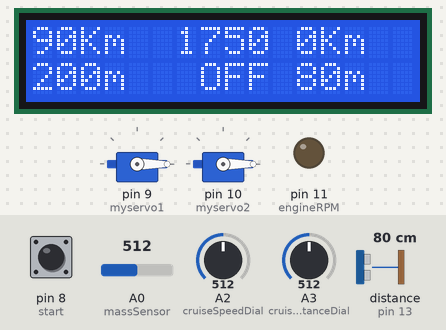
This sketch was run on a simulated Arduino Uno, built with avr-gcc and run on an emulated ATmega328P. Shown: 16×2 character LCD, 2 × servo, output pins drawn as LEDs (lit = HIGH). Wiring (inferred from the names in the program): ultrasonic range finder: trigger pin 6; echo pin 13. The test bench sets the inputs (shaded band); at power-on: pin 8 (start) LOW, distance to the obstacle (sensor on pin 13) 80 cm, A2 (cruiseSpeedDial) = 512, A0 (massSensor) = 512, A3 (cruiseDistanceDial) = 512. The echo pulse lasts 58.3 µs per cm; pins used as bus, display or sensor lines are not drawn.

Above: at 4.3 s.
4.4 s: pin 8 (start) pulled HIGH for 0.15 s
At 5.7 s:
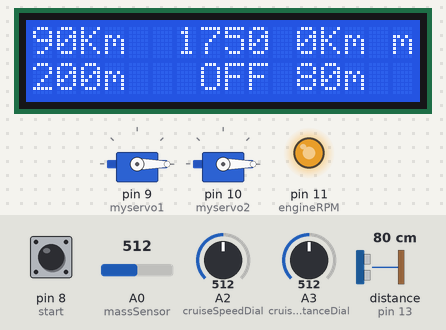
6.0 s: pin 8 (start) pulled HIGH for 1 s
At 6.15 s:
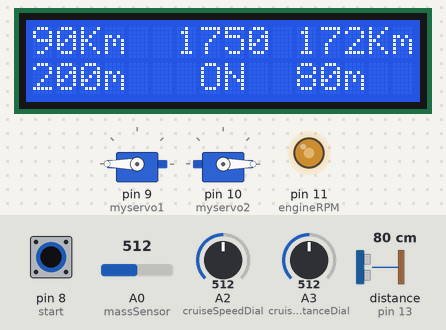
8.5 s: pin 8 (start) pulled HIGH for 0.15 s
At 9.8 s:
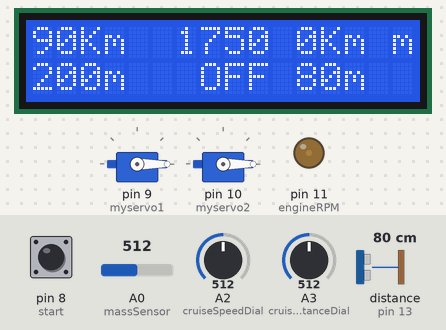
10.1 s: distance to the obstacle (sensor on pin 13) set to 2 cm
At 10.11 s:
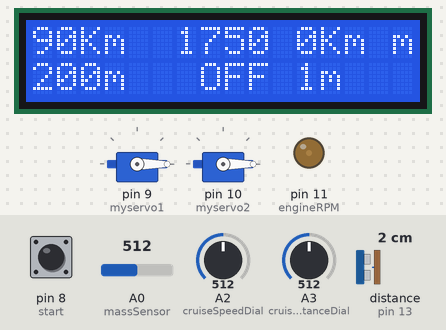
11.6 s: A2 (cruiseSpeedDial) set to 716
At 11.9 s:
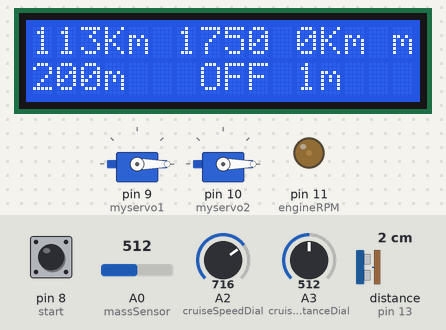
13.1 s: pin 8 (start) pulled HIGH for 3.2 s
At 13.5 s:
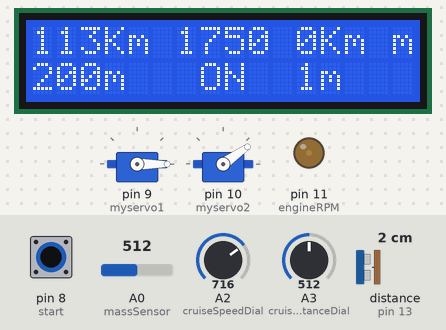
Timing chart, 0 to 16.1 s (numbered marks = the images above; inputs shaded):
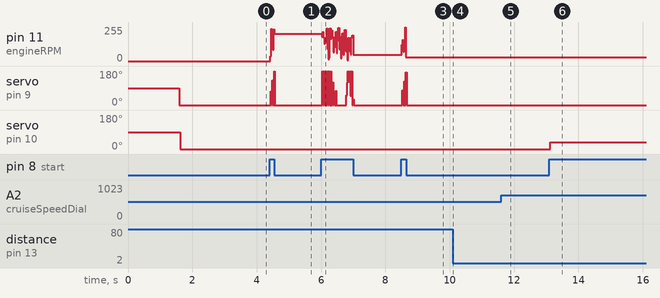

The sketch:

Hardware_code.ino
```cpp
#include <LiquidCrystal.h>
#include<Servo.h>
#define massSensor        A0
#define cruiseSpeedDial     A2
#define cruiseDistanceDial    A3
Servo myservo1,myservo2;
LiquidCrystal lcd(12, 5, 4, 2, 1, 0);

const int echoPin=13;
const int trigPin=6;
const int servo1=9;
const int servo2=10;
const int start=8;
const int engineRPM=11;
const int speedSensor=3;
int distance=0;
int distanceSet=0;
int speed=0;
int speedSet=0;
int tempSpeedSet=0;
int mass=0;
int servoValue=0;
long duration=0;
double error=0;
double lastError=0;
double cumError=0;
double rateError=0;
double outputPWM=0;
double kp=27.7593;
double ki=3.9352;
double kd=24.0508;
double force=0;
double friction=0;
double drag=0;
int brakeForce=0;
double acceleration=0;
void defaultPos(void);
void startACC(void);
void getDistance(void);
void getSpeed(void);
void checkRadar(void);
void getMass(void);
void getSimulatedSpeed(void);
void PID(void);
void simulateCar(void);
void cutSpeed(void);
void brake(void);
void setup()
{
 Serial.begin(9600);
  lcd.begin(16, 2);
  pinMode(cruiseSpeedDial,INPUT);
  pinMode(cruiseDistanceDial,INPUT);
  pinMode(speedSensor,INPUT);
  pinMode(start,INPUT);
  pinMode(engineRPM,OUTPUT);
  myservo1.attach(9);
  myservo2.attach(10);
  myservo1.write(90);
  delay(15);
  myservo2.write(90);
  delay(15);
  lcd.write("Adaptive Cruise");
  lcd.setCursor(0,1);
  lcd.write(" Control System");
  delay(1500);
  myservo1.write(0);
  delay(15);
  myservo2.write(0);
  delay(15);
  delay(1500);
  lcd.clear();
}

void defaultPos(void)
{
    lcd.setCursor(7,1);
    lcd.write("OFF ");
    lcd.setCursor(11,0);
    lcd.print(speed);
    lcd.write("Km ");
    getSpeed();
    getDistance();
    checkRadar();
    getMass();
}

void getDistance(void)
{
  distanceSet = (analogRead(cruiseDistanceDial)*0.1953125)+100;
    lcd.setCursor(0,1);
    lcd.print(distanceSet);
    lcd.print("m ");
}

void getSpeed(void)
{
  speedSet = (analogRead(cruiseSpeedDial)*0.1171875)+30;
    lcd.setCursor(0,0);
    lcd.print(speedSet);
    lcd.print("Km ");
}

void getMass(void)
{
  mass = (analogRead(massSensor)*0.48828125)+1500;
    lcd.setCursor(6,0);
    lcd.print(mass);
}

void cutSpeed(void)
{
  tempSpeedSet=speedSet-((300-distance)*0.003*speedSet);
    if(speedSet!=tempSpeedSet)
      speedSet=tempSpeedSet;
}

void brake(void)
{
  brakeForce=(mass*((speed*speed)+1))/(2*distance);
    outputPWM=0;
}

void PID(void)
{
  error=speedSet-speed;
    cumError+=error * 0.8;    //0.8 is the simulation time
    rateError=(error - lastError)/0.8;
    outputPWM=(kp*error) + (ki*cumError) + (kd*rateError);
    lastError=error;
    analogWrite(engineRPM,outputPWM);
}

void simulateCar(void)
{
    friction=0.7*mass*9.8;
    drag=(0.3*1.225*(speed*speed)*4)/2;
  force=(outputPWM*78.125)-brakeForce-friction-drag;
    acceleration=force/mass;
    speed+=acceleration*0.8;
    if(speed<0)
      speed=0;
    lcd.setCursor(11,0);
    lcd.print(speed);
    lcd.print("Km ");
    servoValue=(outputPWM*0.703125);
    myservo1.write(servoValue);
    delay(15);
    servoValue=brakeForce;
    myservo2.write(servoValue);
}

void checkRadar(void)
{
  pinMode(trigPin, OUTPUT);
    digitalWrite(trigPin, LOW);
    delayMicroseconds(2);
    digitalWrite(trigPin, HIGH);
    delayMicroseconds(10);
    digitalWrite(trigPin, LOW);
    pinMode(echoPin, INPUT);
    duration = pulseIn(echoPin, HIGH);

    // convert the time into a distance
    distance = duration/29/2;

    lcd.setCursor(11,1);
    lcd.print(distance);
    lcd.print("m ");

}

void startACC(void)
{
    getSpeed();
    getDistance();
    getMass();
    lcd.setCursor(7,1);
    lcd.print("ON ");
    checkRadar();

    if(distance>=distanceSet)
    {
      brakeForce=0;
      PID();
    simulateCar();
    }
    else if((distance<distanceSet)&&(distance>=30))
    {
      brakeForce=0;
      cutSpeed();
      PID();
    simulateCar();
    }
    else
    {
      brake();
      brakeForce+=30;
      simulateCar();
    }

}

void loop()
{
  if(digitalRead(start)==HIGH)
      startACC();
    else
        defaultPos();
}
```

Measured:
- after the input at 4.4 s, pin 11 (engineRPM): 0/255 → 206/255 at once; the display: first changes at once (image 1 shows a later state)
- after the input at 6.0 s, the display: first changes at once (image 2 shows a later state)
- after the input at 8.5 s, pin 11 (engineRPM): 48/255 → 28/255 at once; the display: first changes at once (image 3 shows a later state)
- after the input at 10.1 s, the display: changes at once (image 4)
- after the input at 11.6 s, the display: first differs from a run without the input at once (image 5)
- after the input at 13.1 s, servo on pin 10 (myservo2): 0° → 35° at once; the display: changes at once (image 6)
